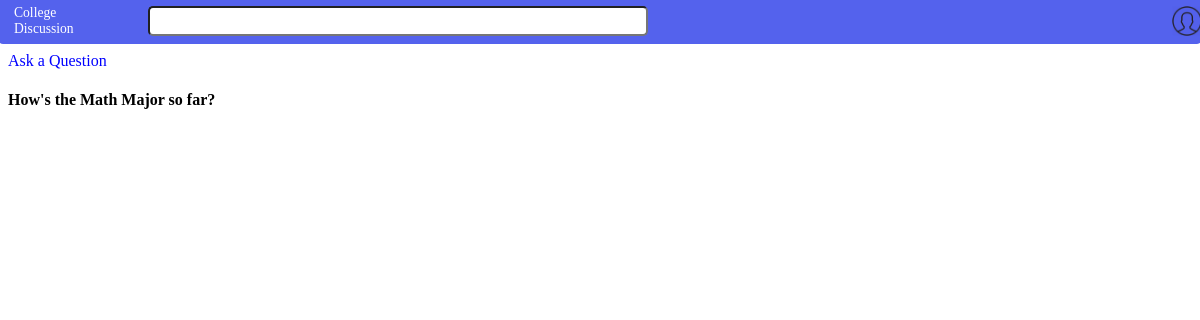
The page /questions/ on the database as committed earlier.
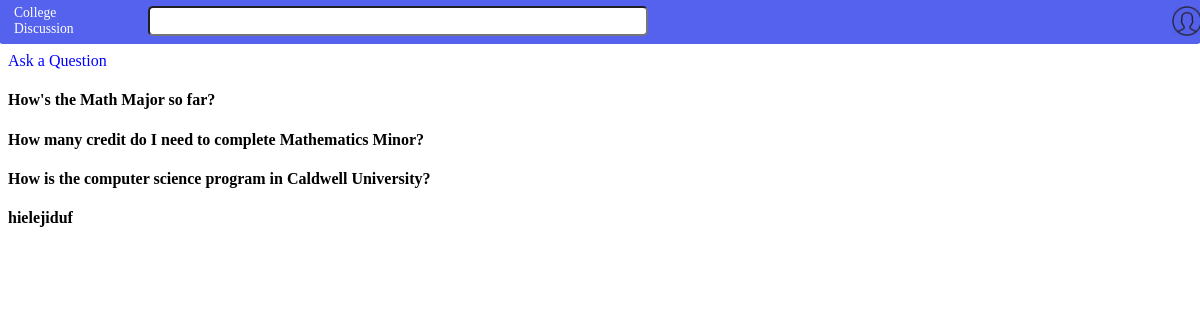
The same page on the database as committed later.
### QuestionFeed/models.py (models this page shows, shortened)
class Question(models.Model):
    question_text = models.CharField(max_length=300)
    user = models.CharField(max_length=30)
    asked_date = models.DateTimeField('asked date')
    tags= models.CharField(max_length=100, null=True, blank=True)

### QuestionFeed/views.py (the view, shortened to what this page needs)
# urls.py: url(r'^questions/', include('QuestionFeed.urls', namespace="questions")),
def questions(request):
    latest_questions = Question.objects.all()
    context = {'latest_questions': latest_questions, 'form': searchform, 'askquestion': askquestionform }
    return render(request, 'questions.html', context)

### QuestionFeed/forms.py
class searchform(forms.Form):
    search = forms.CharField(max_length = 300, label='', widget=forms.TextInput(), help_text="Search...")

### QuestionFeed/templates/questions.html (shortened to what this page needs)
 <head>
	<link rel="stylesheet" href="https://ajax.googleapis.com/ajax/libs/jqueryui/1.11.4/themes/smoothness/jquery-ui.css">
	{% load staticfiles %}
	<link href="{% static "CSS/questions.css" %}" rel="stylesheet" type="text/css">
 </head>
 <body>
	   {% include "searchbar.html" with form=form %}
	   <div>
	   <label id="askquestion" >Ask a Question</label>
	   {% for q in latest_questions %}
	   	<h4> <a href="/questions/{{q.id}}">{{q.question_text}} </a></h4>
	   {% endfor %}
	  </div>
 </body>

### QuestionFeed/templates/searchbar.html
	{% load staticfiles %}
	<link href="{% static "CSS/searchbar.css" %}" rel="stylesheet" type="text/css">
	<div id='searchbar'>
		<div id="homepage">
			<a href="{% url  'questions:questions' %}">College</br>Discussion</a>
		</div>
		<div id="searchtext">
			{{ form.search }}
		</div>
		<div id="profile">
			<img src="{% static "images/profile.png" %}">
		</div>
	</div>

### QuestionFeed/static/CSS/questions.css (style rules this page uses)
a { text-decoration: none; color:black; }
#askquestion { color:blue; }

### QuestionFeed/static/CSS/searchbar.css (style rules this page uses)
#searchbar { background-color:#5462ED; border-radius: 5px; margin:-10px; }
#searchbar #homepage a { text-decoration:none; color:white; font-size:0.85em; }
#homepage { vertical-align:middle; display: table-cell; width: 140px; padding-left: 16px; }
#searchtext { display: table-cell; padding-top:8px; padding-bottom:8px; }
#id_search { height:30px; width: 500px; border-radius:5px; }
#profile { display: table-cell; width:600px; vertical-align: middle; }
#profile img { height:30px; width:30px; float:right; }

Rows that differ between the two databases and show on the page:
added Question: question_text "How many credit do I need to complete Mathematics Minor?"
added Question: question_text "How is the computer science program in Caldwell University?"
added Question: question_text "hielejiduf"
